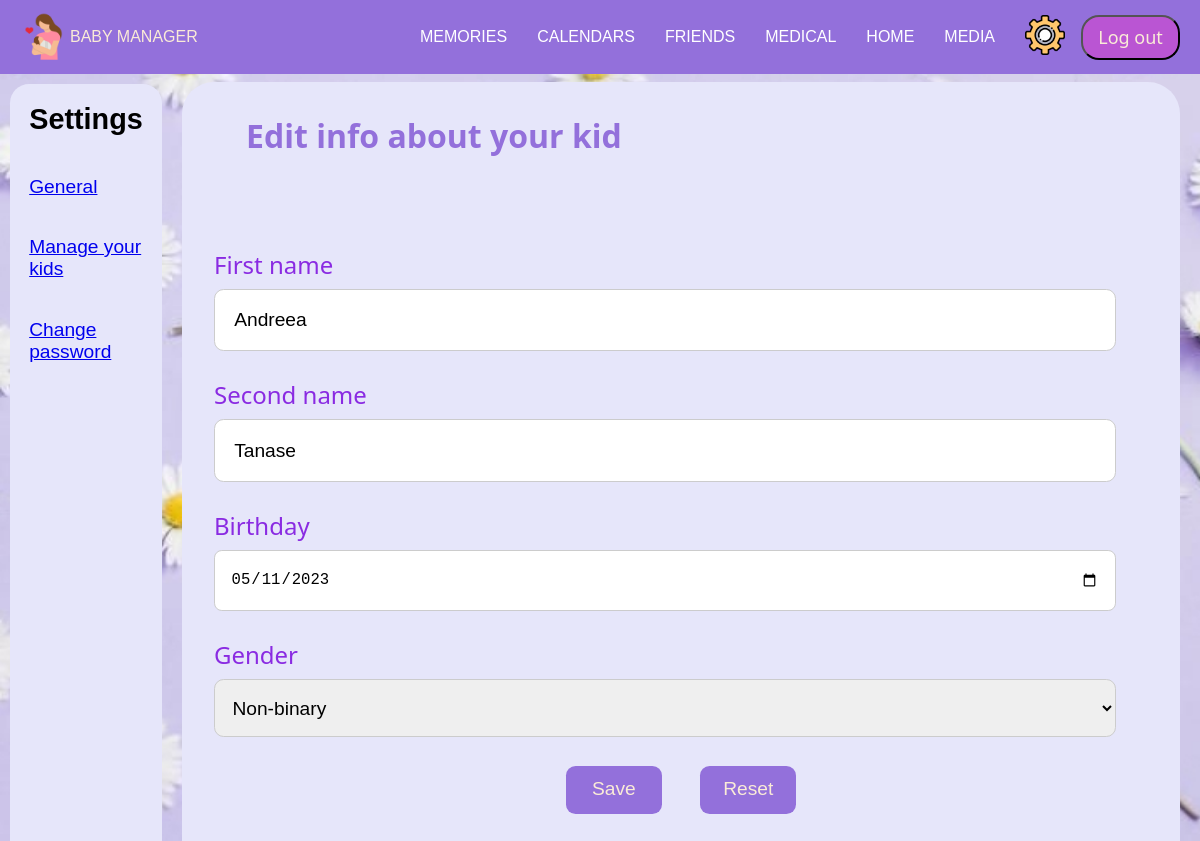
/Settings/kids-settings-edit.php?id=1 (signed in), run on the app's committed database.
### tables this page shows
CREATE TABLE `child` (
  `id` int(11) NOT NULL,
  `id_parent` int(11) NOT NULL,
  `firstname` varchar(200) NOT NULL,
  `lastname` varchar(200) NOT NULL,
  `birthday` date NOT NULL,
  `gender` varchar(50) NOT NULL
);

### Settings/kids-settings-edit.php (the view, shortened to what this page needs)
<?php
require "../config.php";
$user_id = $_SESSION["id"];
$id_child = $_GET['id'];
$sql= mysqli_query($mysql, "SELECT * FROM child where id='$id_child' and id_parent='$user_id'");
$row = mysqli_fetch_assoc($sql);
?>
<!DOCTYPE html>
<html lang="en-US">
<head>
    <link href="../admin-topbar.css" rel="stylesheet" />
    <link href="kids-settings-edit.css" rel="stylesheet" />
    <link rel="stylesheet" href="https://cdnjs.cloudflare.com/ajax/libs/font-awesome/6.0.0-beta2/css/all.min.css" /></head>
</head>
<body>
        <?php require "../login-topbar.php"; ?>
        <div class="container">
            <div class="leftbar">
                <h2>Settings</h2>
                <ul class="set-menu">
                    <li id="general">
                        <a href="general.php">General</a></li>
                    <li id="manage-kids">
                        <a href="kids-settings.php">Manage your kids</a></li>
                    <li id="ch-pass">
                        <a href="ch-pass.php">Change password</a></li>
                </ul>
            </div>
            <div class="kids-container">
                <h2>Edit info about your kid</h2>
                <div class="child1">
                    <form id="kids-form" method="post" >
                            <li id="name1">
                                <label >First name</label>
                                <input type="text" value="<?php echo $row["firstname"] ?>" id="name1" name="name1" placeholder="First name">
                            </li>
                            <li id="name2">
                                <label >Second name</label>
                                <input type="text" value="<?php echo $row["lastname"] ?>" id="name2" name="name2" placeholder="Second name">
                            </li>
                            <li id="age">
                                <label >Birthday</label>
                                <input type="date"  value="<?php echo $row["birthday"] ?>" name ="birthday" id="birthdate">
                            </li>
                            <li id="gender">
                            <label id="gender">Gender</label>
                            <select id="genderSelect" name="gender">
                                <option value="non-binary"<?php if ($row["gender"] == 'non-binary') echo 'selected'; ?>>Non-binary</option>
                            </select>
                        </li>
                        <div class="buttons-kid1">
                            <input type="submit" name="submit" value="Save">
                            <input type="reset" value="Reset">
                        </div>
                    </form>
                </div>
            </div>
        </div>
</body>
</html>

### admin-topbar.css (style rules this page uses)
* { box-sizing: border-box; margin: 0; padding: 0; }
body { font-family: "Poppins", sans-serif; --color1: #FFF ; --color2: mediumpurple; }

### Settings/kids-settings-edit.css (style rules this page uses)
body { background-image: url("../photos/settings-photo.jpeg"); background-repeat: no-repeat; background-attachment: fixed; background-size: cover; }
.leftbar { font-family: 'Lucida Sans', 'Lucida Sans Regular', 'Lucida Grande', 'Lucida Sans Unicode', Geneva, Verdana, sans-serif; background-color: lavender; display: flex; flex-direction: column; width: 8em; height: 100vh; padding: 1em; margin-top: .5em; font-size: larger; border-radius: 1em; margin-left: 10px; }
.set-menu { text-decoration: none; list-style-type: none; display: flex; flex-direction: column; position: relative; margin-top: 40px; }
.set-menu li { margin-bottom: 2em; text-decoration: none; }
.container { display: flex; flex-direction: row; }
.kids-container { margin-left: 20px; margin-right: 20px; display: flex; flex-direction: column; margin-top: .5em; background-color: lavender; border-radius: 2em; padding: 2em; width: 100%; }
.kids-container h2 { font-family: 'Segoe UI', Tahoma, Geneva, Verdana, sans-serif; color:mediumpurple; font-size: 2em; margin-bottom: 2em; margin-left: 1em; }
#kids-form { display: flex; flex-direction: column; }
#kids-form label { font-size: 1.5em; line-height: 1em; margin-bottom: 0.5em; font-family: 'Segoe UI', Tahoma, Geneva, Verdana, sans-serif; color:blueviolet; }
#kids-form li { display: flex; flex-direction: column; margin-right: 2em; margin-top: 2em; }
input[type="text"], input[type="password"] { font-size: 1.2em; line-height: 1em; padding: 1em; border-radius: 0.5em; border: 1px solid #ccc; }
input[type="date"] { font-size: 1.2em; line-height: 1.7em; padding: 1em; border-radius: 0.5em; border: 1px solid #ccc; }
#genderSelect { font-size: 1.2em; line-height: .5em; padding: .7em; border-radius: 0.5em; border: 1px solid #ccc; height:3em; }
.kids-container .buttons-kid1 { display: flex; flex-direction: row; justify-content: center; align-items: center; }
input[type="submit"] { font-size: 1.2em; background-color: mediumpurple; width:5em; height:2.5em; line-height: 1.5em; border-radius: 0.5em; border: none; display: flex; align-items: center; justify-content: center; margin-top: 1.5em; color:antiquewhite; margin-right: 2em; }
input[type="reset"] { font-size: 1.2em; background-color: mediumpurple; width:5em; height:2.5em; line-height: 1.5em; border-radius: 0.5em; border: none; display: flex; align-items: center; justify-content: center; margin-top:1.5em; color:antiquewhite; }

### data on the page
child: name1 "Andreea", name2 "Tanase", birthday "05/11/2023", gender "Non-binary"
